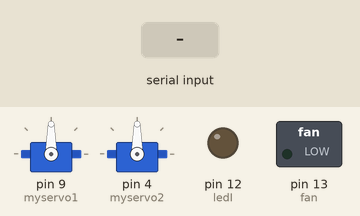
Recording of a sketch running on a simulated Arduino Uno, built with avr-gcc and run on an emulated ATmega328P. On the bench: 2 × servo, switched loads named in the sketch (green lamp = pin HIGH), output pins drawn as LEDs (lit = HIGH). The test bench sets the inputs (shaded band).

Above: at 1.5 s.
1.6 s: "c" received over Serial
4.6 s: "a" received over Serial
At 7.5 s:
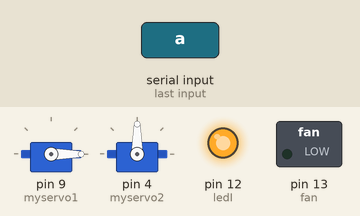
7.6 s: "b" received over Serial
At 9.6 s:
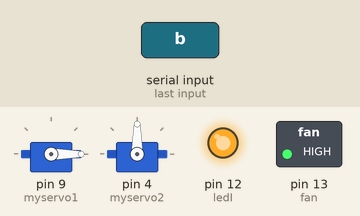
10.2 s: "A" received over Serial
At 12.4 s:
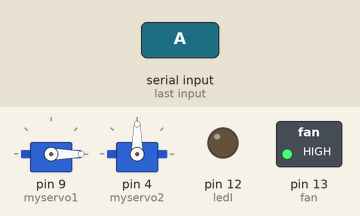
12.7 s: "C" received over Serial
At 14.19 s:
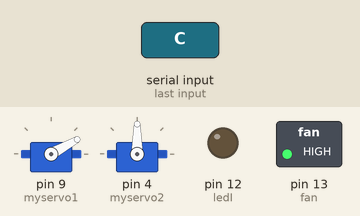
15.7 s: "d" received over Serial
Timing chart, 0 to 21.5 s (numbered marks = the images above; inputs shaded):
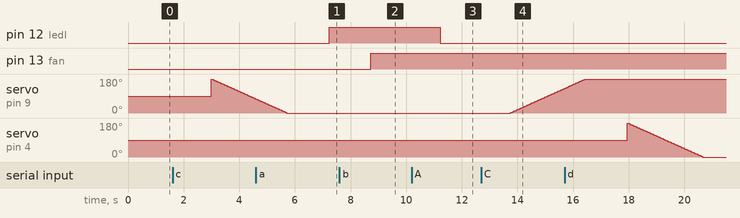

The sketch:

HouseCommande.ino
```cpp
#include <dht11.h>
#include <Servo.h>

Servo myservo1;
Servo myservo2;
#define DHT11PIN 5
dht11 DHT11;
int ledI=12;
int fan=13;
void setup()
{

  myservo1.attach(9);
  myservo2.attach(4);
  Serial.begin(9600);
  Serial.println();
  pinMode(ledI,OUTPUT);
  pinMode(fan,OUTPUT);

}

void loop()
{
  delay(500);
  if(Serial.available()){
    String t = Serial.readString();
    if (t=="a"){
      digitalWrite(ledI,HIGH);
    }else if(t=="A"){
      digitalWrite(ledI,LOW);
    }else if (t=="b"){
      digitalWrite(fan,HIGH);
    }else if(t=="B"){
      digitalWrite(fan,LOW);
    }else if (t=="c"){
      fenetre('b');
    }else if(t=="C"){
      fenetre('a');
    }else if (t=="d"){
      porte('a');
    }else if(t=="D"){
      porte('b');
    }else if (t=="e"){
      verouille('a');
    }else if(t=="E"){
      verouille('b');
    }else if (t=="f"){
      temperatureEtHumidite();
    }
  }
}
void porte(char a){
  int pos;
  if (a=='a'){
    for (pos = 180; pos >= 0; pos -= 1) { // goes from 180 degrees to 0 degrees
      myservo2.write(pos);              // tell servo to go to position in variable 'pos'
      delay(15);                       // waits 15ms for the servo to reach the position
    }
  }else{
    for (pos = 0; pos <= 180; pos += 1) { // goes from 0 degrees to 180 degrees
      // in steps of 1 degree
      myservo2.write(pos);              // tell servo to go to position in variable 'pos'
      delay(15);                       // waits 15ms for the servo to reach the position
    }
  }
}
void fenetre(char a){
  int pos;
  if (a=='a'){
    for (pos = 0; pos <= 180; pos += 1) { // goes from 0 degrees to 180 degrees
      // in steps of 1 degree
      myservo1.write(pos);              // tell servo to go to position in variable 'pos'
      delay(15);                       // waits 15ms for the servo to reach the position
    }
  }else{
    for (pos = 180; pos >= 0; pos -= 1) { // goes from 180 degrees to 0 degrees
      myservo1.write(pos);              // tell servo to go to position in variable 'pos'
      delay(15);                       // waits 15ms for the servo to reach the position
    }
  }
}
void temperatureEtHumidite(){

  DHT11.read(DHT11PIN);
  Serial.print((String)DHT11.humidity+" "+(String)DHT11.temperature);
}

void verouille( char a){
  fenetre(a);
  porte(a);
}
```

Measured:
- after the input at 4.6 s, pin 12 (ledI): LOW → HIGH after 2.6 s
- after the input at 7.6 s, pin 13 (fan): LOW → HIGH after 1.1 s
- after the input at 10.2 s, pin 12 (ledI): HIGH → LOW after 1.0 s
- after the input at 12.7 s, servo on pin 9 (myservo1): moves from 0° to 129° over 1.9 s, starting after 1.0 s
